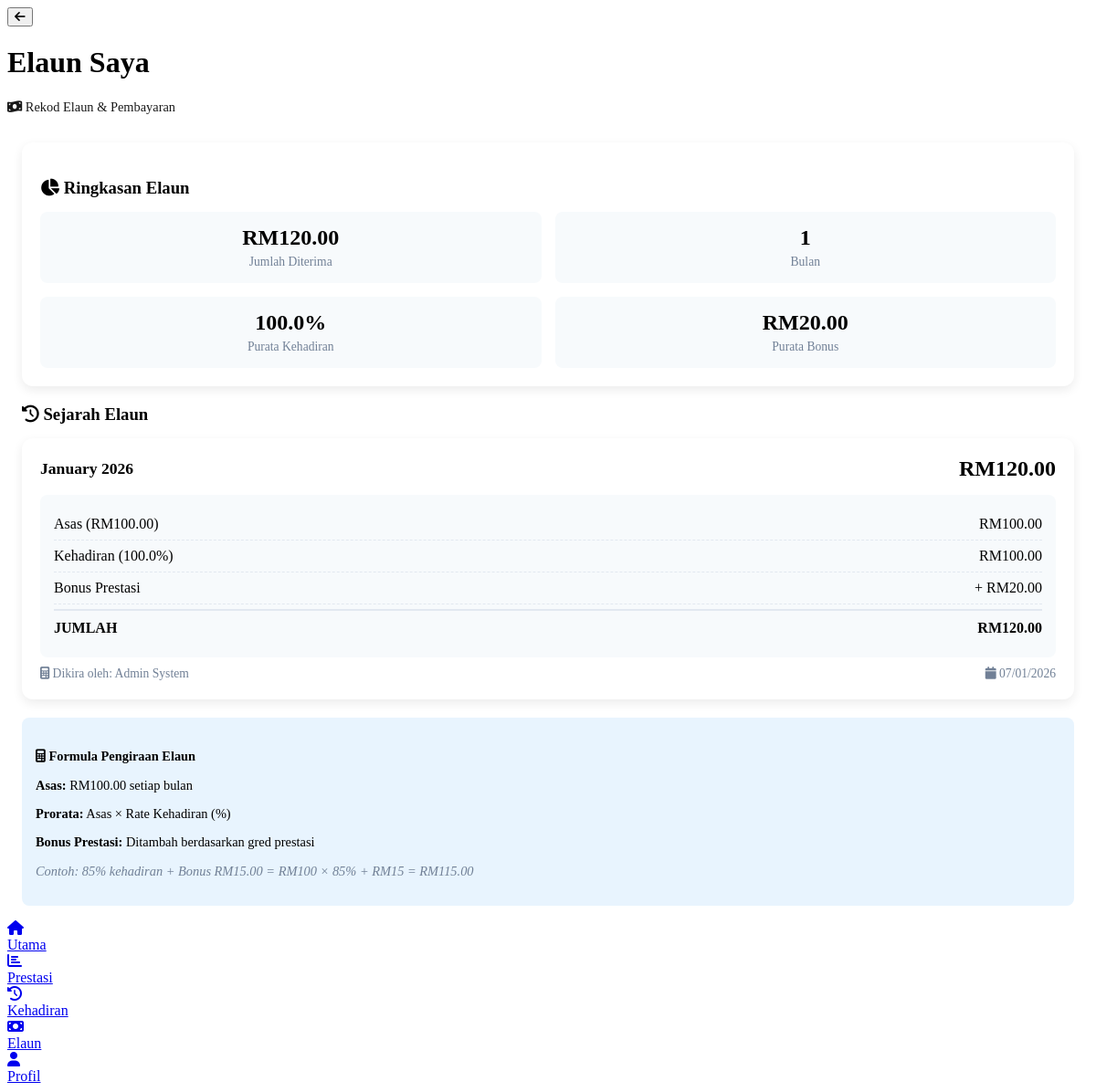
/cadet/allowance.php (signed in), run on the app's committed database.
### tables this page shows
CREATE TABLE `allowance_calculations` (
  `calc_id` int(11) NOT NULL AUTO_INCREMENT,
  `user_id` int(11) NOT NULL,
  `month_year` varchar(7) NOT NULL,
  `attendance_rate` decimal(5,2) NOT NULL,
  `base_amount` decimal(10,2) NOT NULL DEFAULT 100.00,
  `calculated_amount` decimal(10,2) NOT NULL,
  `performance_bonus` decimal(10,2) DEFAULT 0.00,
  `total_amount` decimal(10,2) NOT NULL,
  `calculated_by` int(11) NOT NULL,
  `calculated_at` timestamp NOT NULL DEFAULT current_timestamp(),
  PRIMARY KEY (`calc_id`),
  UNIQUE KEY `user_month` (`user_id`,`month_year`),
  KEY `calculated_by` (`calculated_by`),
  CONSTRAINT `allowance_calculations_ibfk_1` FOREIGN KEY (`user_id`) REFERENCES `users` (`user_id`) ON DELETE CASCADE,
  CONSTRAINT `allowance_calculations_ibfk_2` FOREIGN KEY (`calculated_by`) REFERENCES `users` (`user_id`) ON DELETE CASCADE
);

### app/core/Database.php (called while the page is built, shortened)
<?php
class Database {
    protected $conn;
    public function __construct() {
        $this->conn = $this->connect();
    }
    private function connect() {
        $host = 'localhost';
        $username = 'root';
        $password = '';
        $database = 'caams_fyp';
        $conn = new mysqli($host, $username, $password, $database);
        return $conn;
    }
    public function prepare($sql) {
        return $this->conn->prepare($sql);
    }
}
?>

### cadet/allowance.php (the view, shortened to what this page needs)
<?php
require_once __DIR__ . '/../app/core/Auth.php';
require_once __DIR__ . '/../app/core/Database.php';
$user = (new Auth())->getCurrentUser();
$db = new Database();
$sql = "SELECT ac.*,
        (SELECT name FROM users WHERE user_id = ac.calculated_by) as calculated_by_name
        FROM allowance_calculations ac
        WHERE ac.user_id = ?
        ORDER BY ac.month_year DESC";
$stmt = $db->prepare($sql);
$stmt->bind_param("i", $user['user_id']);
$stmt->execute();
$allowanceHistory = $stmt->get_result();
$totalSql = "SELECT
    COUNT(*) as months_count,
    SUM(total_amount) as total_received,
    AVG(attendance_rate) as avg_rate,
    AVG(performance_bonus) as avg_bonus
    FROM allowance_calculations
    WHERE user_id = ?";
$totalStmt = $db->prepare($totalSql);
$totalStmt->bind_param("i", $user['user_id']);
$totalStmt->execute();
$totals = $totalStmt->get_result()->fetch_assoc();
?>
<!DOCTYPE html>
<html lang="en">
<head>
    <link rel="stylesheet" href="https://cdnjs.cloudflare.com/ajax/libs/font-awesome/6.4.0/css/all.min.css">
</head>
<body>
    <div class="mobile-container">
        <header class="mobile-header">
            <button class="back-btn" onclick="goBack()">
                <i class="fas fa-arrow-left"></i>
            </button>
            <div class="header-content">
                <h1 class="user-name">Elaun Saya</h1>
                <p style="opacity: 0.9; font-size: 0.9rem;">
                    <i class="fas fa-money-bill-wave"></i> Rekod Elaun & Pembayaran
                </p>
            </div>
        </header>
        <div class="allowance-container">
            <div class="summary-card">
                <h3 style="margin-bottom: 15px; color: var(--primary);">
                    <i class="fas fa-chart-pie"></i> Ringkasan Elaun
                </h3>
                <div class="summary-grid">
                    <div class="summary-item">
                        <div class="summary-value">
                            RM<?php echo number_format($totals['total_received'] ?? 0, 2); ?>
                        </div>
                        <div class="summary-label">Jumlah Diterima</div>
                    </div>
                    <div class="summary-item">
                        <div class="summary-value">
                            <?php echo $totals['months_count'] ?? 0; ?>
                        </div>
                        <div class="summary-label">Bulan</div>
                    </div>
                    <div class="summary-item">
                        <div class="summary-value">
                            <?php echo number_format($totals['avg_rate'] ?? 0, 1); ?>%
                        </div>
                        <div class="summary-label">Purata Kehadiran</div>
                    </div>
                    <div class="summary-item">
                        <div class="summary-value">
                            RM<?php echo number_format($totals['avg_bonus'] ?? 0, 2); ?>
                        </div>
                        <div class="summary-label">Purata Bonus</div>
                    </div>
                </div>
            </div>
            <div class="allowance-list">
                <h3 style="margin-bottom: 15px; color: var(--primary);">
                    <i class="fas fa-history"></i> Sejarah Elaun
                </h3>
                <?php if ($allowanceHistory->num_rows > 0): ?>
                    <?php while($allowance = $allowanceHistory->fetch_assoc()):
                        $monthName = date('F Y', strtotime($allowance['month_year'] . '-01'));
                    ?>
                        <div class="allowance-item">
                            <div class="allowance-header">
                                <div class="allowance-month"><?php echo $monthName; ?></div>
                                <div class="allowance-amount">
                                    RM<?php echo number_format($allowance['total_amount'], 2); ?>
                                </div>
                            </div>
                            <div class="breakdown">
                                <div class="breakdown-item">
                                    <span>Asas (RM<?php echo number_format($allowance['base_amount'], 2); ?>)</span>
                                    <span>RM<?php echo number_format($allowance['base_amount'], 2); ?></span>
                                </div>
                                <div class="breakdown-item">
                                    <span>Kehadiran (<?php echo number_format($allowance['attendance_rate'], 1); ?>%)</span>
                                    <span>RM<?php echo number_format($allowance['calculated_amount'], 2); ?></span>
                                </div>
                                <?php if ($allowance['performance_bonus'] > 0): ?>
                                <div class="breakdown-item">
                                    <span>Bonus Prestasi</span>
                                    <span>+ RM<?php echo number_format($allowance['performance_bonus'], 2); ?></span>
                                </div>
                                <?php endif; ?>
                                <div class="breakdown-item breakdown-total">
                                    <span>JUMLAH</span>
                                    <span>RM<?php echo number_format($allowance['total_amount'], 2); ?></span>
                                </div>
                            </div>
                            <div style="margin-top: 10px; font-size: 0.85rem; color: #718096; display: flex; justify-content: space-between;">
                                <span>
                                    <i class="fas fa-calculator"></i>
                                    Dikira oleh: <?php echo htmlspecialchars($allowance['calculated_by_name']); ?>
                                </span>
                                <span>
                                    <i class="fas fa-calendar"></i>
                                    <?php echo date('d/m/Y', strtotime($allowance['calculated_at'])); ?>
                                </span>
                            </div>
                        </div>
                    <?php endwhile; ?>
                <?php endif; ?>
            </div>
            <div class="formula-note">
                <h4 style="margin-bottom: 10px; color: var(--primary);">
                    <i class="fas fa-calculator"></i> Formula Pengiraan Elaun
                </h4>
                <p><strong>Asas:</strong> RM100.00 setiap bulan</p>
                <p><strong>Prorata:</strong> Asas × Rate Kehadiran (%)</p>
                <p><strong>Bonus Prestasi:</strong> Ditambah berdasarkan gred prestasi</p>
                <p style="margin-top: 10px; font-style: italic; color: #718096;">
                    Contoh: 85% kehadiran + Bonus RM15.00 = RM100 × 85% + RM15 = RM115.00
                </p>
            </div>
        </div>
        <nav class="mobile-footer">
            <a href="dashboard.php" class="nav-item">
                <div class="nav-icon">
                    <i class="fas fa-home"></i>
                </div>
                <div class="nav-label">Utama</div>
            </a>
            <a href="performance.php" class="nav-item">
                <div class="nav-icon">
                    <i class="fas fa-chart-bar"></i>
                </div>
                <div class="nav-label">Prestasi</div>
            </a>
            <a href="attendance_history.php" class="nav-item">
                <div class="nav-icon">
                    <i class="fas fa-history"></i>
                </div>
                <div class="nav-label">Kehadiran</div>
            </a>
            <a href="allowance.php" class="nav-item active">
                <div class="nav-icon">
                    <i class="fas fa-money-bill"></i>
                </div>
                <div class="nav-label">Elaun</div>
            </a>
            <a href="profile.php" class="nav-item">
                <div class="nav-icon">
                    <i class="fas fa-user"></i>
                </div>
                <div class="nav-label">Profil</div>
            </a>
        </nav>
    </div>
</body>
</html>

### cadet/allowance.php (style rules this page uses)
.allowance-container { padding: 16px; }
.summary-card { background: white; border-radius: 12px; padding: 20px; margin-bottom: 20px; box-shadow: 0 4px 12px rgba(0,0,0,0.08); border-top: 4px solid var(--warning); }
.summary-grid { display: grid; grid-template-columns: repeat(2, 1fr); gap: 15px; margin-top: 15px; }
.summary-item { text-align: center; padding: 15px; background: #f7fafc; border-radius: 8px; }
.summary-value { font-size: 1.5rem; font-weight: 700; color: var(--primary); margin-bottom: 5px; }
.summary-label { font-size: 0.85rem; color: #718096; }
.allowance-list { margin-top: 20px; }
.allowance-item { background: white; border-radius: 12px; padding: 20px; margin-bottom: 15px; box-shadow: 0 4px 12px rgba(0,0,0,0.08); border-left: 4px solid var(--success); }
.allowance-header { display: flex; justify-content: space-between; align-items: center; margin-bottom: 15px; }
.allowance-month { font-weight: 700; color: var(--primary); font-size: 1.1rem; }
.allowance-amount { font-size: 1.5rem; font-weight: 900; color: var(--success); }
.breakdown { background: #f7fafc; padding: 15px; border-radius: 8px; margin-top: 10px; }
.breakdown-item { display: flex; justify-content: space-between; padding: 8px 0; border-bottom: 1px dashed #e2e8f0; }
.breakdown-item:last-child { border-bottom: none; }
.breakdown-total { font-weight: 700; color: var(--primary); border-top: 2px solid #e2e8f0; padding-top: 10px; margin-top: 5px; }
.formula-note { background: #e8f4fe; padding: 15px; border-radius: 8px; margin-top: 20px; font-size: 0.9rem; color: var(--primary); }

### data on the page
allowance_calculations: month_year "January 2026", total_amount "120.00", base_amount "100.00", attendance_rate "100.0", calculated_amount "100.00", performance_bonus "20.00", calculated_by_name "Admin System", calculated_at "07/01/2026"

### other printed values
$totals['total_received'] "120.00"
$totals['months_count'] "1"
$totals['avg_rate'] "100.0"
$totals['avg_bonus'] "20.00"
